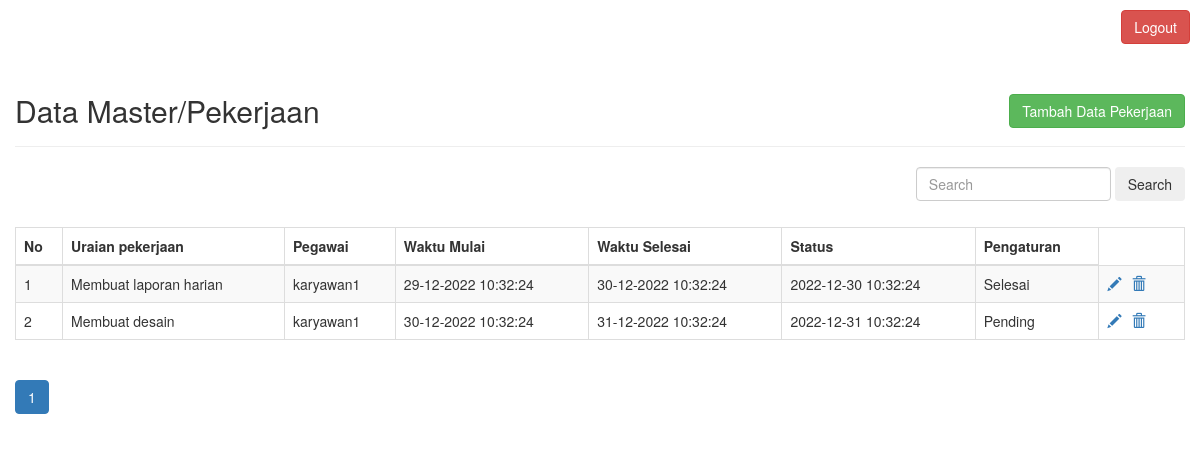
The page /pekerjaan.php (signed in) on the database its author committed.
### tables this page shows
CREATE TABLE `pekerjaan` (
  `idPekerjaan` int(11) NOT NULL,
  `uraian_pekerjaan` varchar(255) NOT NULL,
  `id_pegawai` int(11) NOT NULL,
  `waktu_mulai` datetime NOT NULL,
  `waktu_selesai` datetime NOT NULL,
  `status_pekerjaan` enum('Selesai','Pending') NOT NULL
);

CREATE TABLE `pegawai` (
  `idPegawai` int(11) NOT NULL,
  `nip` varchar(255) NOT NULL,
  `nama_peg` varchar(255) NOT NULL,
  `id_jabatan` int(11) NOT NULL,
  `detail_jabatan` text NOT NULL,
  `id_bidang` int(11) NOT NULL
);

### pekerjaan.php (the view, shortened to what this page needs)
<!DOCTYPE html>
<html lang="en">
    <head>
        <link rel="stylesheet" href="https://maxcdn.bootstrapcdn.com/bootstrap/3.3.7/css/bootstrap.css">
    </head>
    <body>
        <nav class="nav">
            <a href="logout.php" class="btn btn-danger pull-right">Logout</a>
        </nav>
        <div class="wrapper">
            <div class="container-fluid">
                <div class="row">
                    <div class="col-md-12">
                        <div class="page-header clearfix">
                            <h2 class="pull-left">Data Master/Pekerjaan</h2>
                            <a href="create_pekerjaan.php" class="btn btn-success pull-right">Tambah Data Pekerjaan</a>
                        </div>
                        <form class="form-inline pull-right" method="get">
                            <input class="form-control mr-sm-2" type="search" name="search" placeholder="Search" aria-label="Search">
                            <button class="btn btn-outline-success my-2 my-sm-0" type="submit">Search</button>
                        </form>
                        <br><br><br>
                        <?php
                            require_once "config.php";
                            $batas = 5;
                            $halaman = @$_GET['halaman'];
                            if (empty($halaman)) {
                                $posisi = 0;
                                $halaman = 1;
                            } else {
                                $posisi = ($halaman - 1) * $batas;
                            }
                            if (isset($_GET['search'])) {
                                $search = $_GET['search'];
                                $sql = "SELECT k.idPekerjaan, k.uraian_pekerjaan, k.waktu_mulai, k.waktu_selesai, k.status_pekerjaan, p.nama_peg
                                        FROM pekerjaan k
                                        INNER JOIN pegawai p ON p.idPegawai = k.id_pegawai
                                        WHERE uraian_pekerjaan LIKE '%$search%' ORDER BY idPekerjaan ASC LIMIT $posisi, $batas";
                            } else {
                                $sql = "SELECT k.idPekerjaan, k.uraian_pekerjaan, k.waktu_mulai, k.waktu_selesai, k.status_pekerjaan, p.nama_peg
                                        FROM pekerjaan k
                                        INNER JOIN pegawai p ON p.idPegawai = k.id_pegawai ORDER BY idPekerjaan ASC LIMIT $posisi, $batas";
                            }
                            if ($result = mysqli_query($link, $sql)) {
                                if (mysqli_num_rows($result) > 0) {
                        ?>
                        <table class="table table-bordered table-striped">
                            <thead>
                                <tr>
                                    <th>No</th>
                                    <th>Uraian pekerjaan</th>
                                    <th>Pegawai</th>
                                    <th>Waktu Mulai</th>
                                    <th>Waktu Selesai</th>
                                    <th>Status</th>
                                    <th>Pengaturan</th>
                                </tr>
                            </thead>
                            <tbody>
                                <?php
                                    $i = 1 + $posisi;
                                    while ($row = mysqli_fetch_array($result)) {
                                ?>
                                <tr>
                                    <td><?= $i ?></td>
                                    <td><?= $row['uraian_pekerjaan'] ?></td>
                                    <td><?= $row['nama_peg'] ?></td>
                                    <td><?= date('d-m-Y H:i:s', strtotime($row['waktu_mulai'])); ?></td>
                                    <td><?= date('d-m-Y H:i:s', strtotime($row['waktu_selesai'])); ?></td>
                                    <td><?= $row['waktu_selesai'] ?></td>
                                    <td><?= $row['status_pekerjaan'] ?></td>
                                    <td>
                                        <?php
                                            echo "<a href='update_pekerjaan.php?id=" . $row['idPekerjaan'] ."' title='Update record' data-toggle='tooltip'><span class='glyphicon glyphicon-pencil'>
                                            </span></a>";
                                            echo "<a href='delete_pekerjaan.php?id=" . $row['idPekerjaan'] ."' title='Delete record' data-toggle='tooltip'><span class='glyphicon glyphicon-trash'>
                                            </span></a>";
                                        ?>
                                    </td>
                                </tr>
                                <?php
                                         $i++;
                                    }
                                ?>
                                </tbody>
                            </table>
                            <ul class="pagination">
                                <?php
                                    if (isset($_GET['search'])) {
                                        $search = $_GET['search'];
                                        $query2 = "SELECT k.idPekerjaan, k.uraian_pekerjaan, k.waktu_mulai, k.waktu_selesai, k.status_pekerjaan, p.nama_peg
                                                    FROM pekerjaan k
                                                    INNER JOIN pegawai p ON p.idPegawai = k.id_pegawai
                                                    WHERE uraian_pekerjaan LIKE '%$search%' ORDER BY idPekerjaan ASC";
                                    } else {
                                        $query2 = "SELECT k.idPekerjaan, k.uraian_pekerjaan, k.waktu_mulai, k.waktu_selesai, k.status_pekerjaan, p.nama_peg
                                                    FROM pekerjaan k
                                                    INNER JOIN pegawai p ON p.idPegawai = k.id_pegawai ORDER BY uraian_pekerjaan ASC";
                                    }
                                    $result2 = mysqli_query($link, $query2);
                                    $jmldata = mysqli_num_rows($result2);
                                    $jmlhalaman = ceil($jmldata / $batas);
                                    for ($i = 1; $i <= $jmlhalaman; $i++) {
                                         if ($i != $halaman) {
                                            if (isset($_GET['search'])) {
                                                $search = $_GET['search'];
                                                echo "<li class='page-item'><a class='page-link' href='pekerjaan.php?halaman=$i&search=$search'>$i</a></li>";
                                            } else {
                                                echo "<li class='page-item'><a class='page-link' href='pekerjaan.php?halaman=$i'>$i</a></li>";
                                            }
                                        } else {
                                            echo "<li class='page-item active'><a class='page-link' href='#'>$i</a></li>";
                                        }
                                    }
                                ?>
                            </ul>
                            <?php
                                } else {
                            ?>
                            <p class="lead"><em>No records were found</em></p>
                            <?php
                                }
                            } else {
                                echo "ERROR: Could not able to execute $sql. " . mysqli_error($link);
                            }
                        ?>
                    </div>
                </div>
            </div>
        </div>
    </body>
</html>

### pekerjaan.php (style rules this page uses)
.nav { padding: 10px; margin: 0 auto; }
.wrapper { width: 1200px; margin: 0 auto; }
.page-header h2 { margin-top: 0; }
table tr td:last-child a { margin-right: 10px; }

### rows shown on the page
pekerjaan: uraian_pekerjaan "Membuat laporan harian", id_pegawai.nama_peg "karyawan1", waktu_mulai "29-12-2022 10:32:24", waktu_selesai "30-12-2022 10:32:24", waktu_selesai "2022-12-30 10:32:24", status_pekerjaan "Selesai"
pekerjaan: uraian_pekerjaan "Membuat desain", id_pegawai.nama_peg "karyawan1", waktu_mulai "30-12-2022 10:32:24", waktu_selesai "31-12-2022 10:32:24", waktu_selesai "2022-12-31 10:32:24", status_pekerjaan "Pending"
